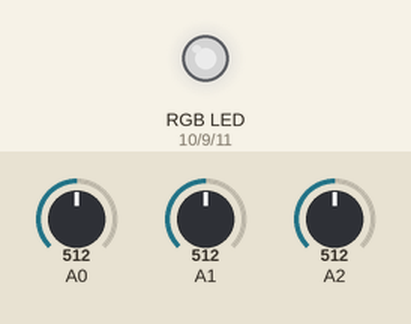
This sketch was run on a simulated Arduino Uno, built with avr-gcc and run on an emulated ATmega328P. Parts: an RGB LED mixed from three pins (HIGH = lit). Inputs (shaded band) come from the test bench; at power-on: A0 = 512, A1 = 512, A2 = 512. Dim RGB values are drawn brighter than linear.

Above: at 1.2 s.
1.3 s: A0 set to 716
At 2.5 s:
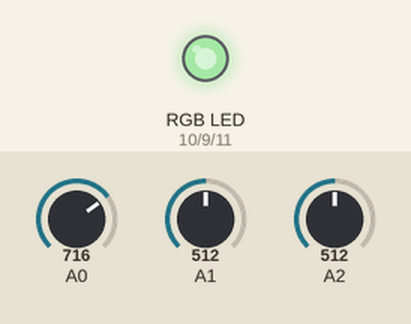
2.8 s: A1 set to 716
At 3.4 s:
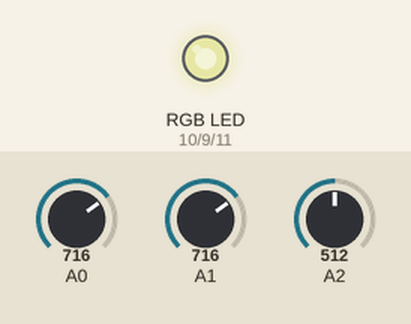
4.3 s: A2 set to 716
At 4.9 s:
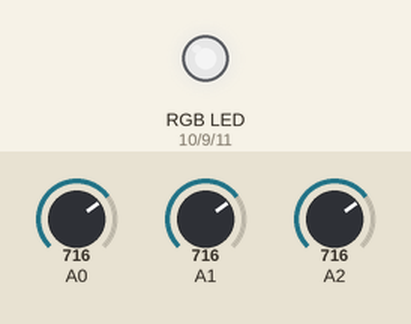
5.8 s: A0 set to 900
At 7.0 s:
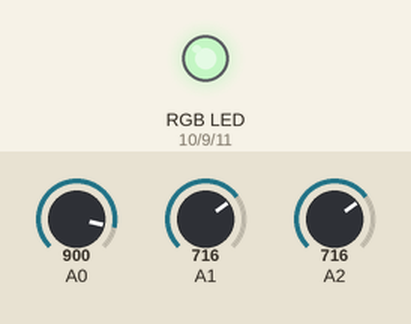
7.3 s: A1 set to 900
At 8.1 s:
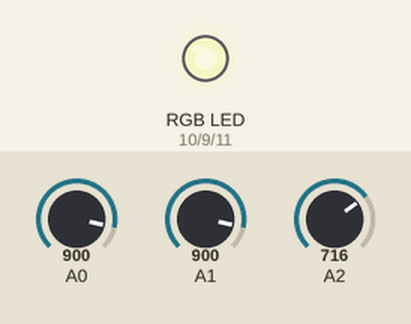
8.8 s: A2 set to 900
At 9.6 s:
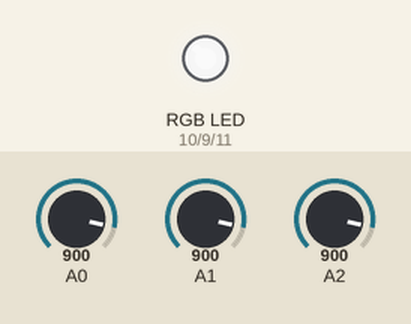
Timing chart, 0 to 11.3 s (numbered marks = the images above; inputs shaded):
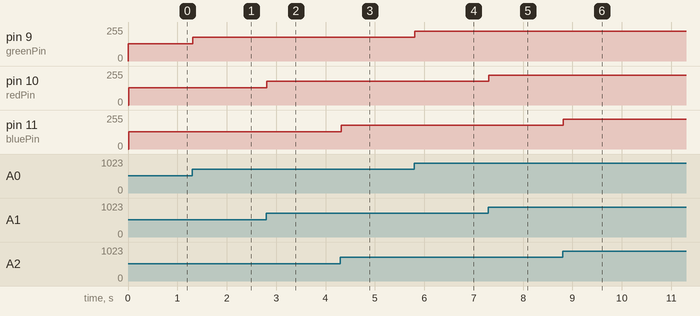

The sketch:

LedLamp.ino
```cpp
const int greenPin = 9;
const int redPin = 10;
const int bluePin = 11;


void setup() {
  // put your setup code here, to run once:
  Serial.begin(9600);
  pinMode(greenPin, OUTPUT);
  pinMode(redPin, OUTPUT);
  pinMode(bluePin, OUTPUT);
}

void loop() {
  int values[3] = {0,0,0};
  for(int i=0; i<3; i++){
    values[i] = analogRead(i)/4;
    delay(5);
    analogWrite(i+9, values[i]);
  }


}
```

Measured:
- after the input at 1.3 s, pin 9 (greenPin): 128/255 → 179/255 at once
- after the input at 2.8 s, pin 10 (redPin): 128/255 → 179/255 at once
- after the input at 4.3 s, pin 11 (bluePin): 128/255 → 179/255 at once
- after the input at 5.8 s, pin 9 (greenPin): 179/255 → 225/255 at once
- after the input at 7.3 s, pin 10 (redPin): 179/255 → 225/255 at once
- after the input at 8.8 s, pin 11 (bluePin): 179/255 → 225/255 at once
